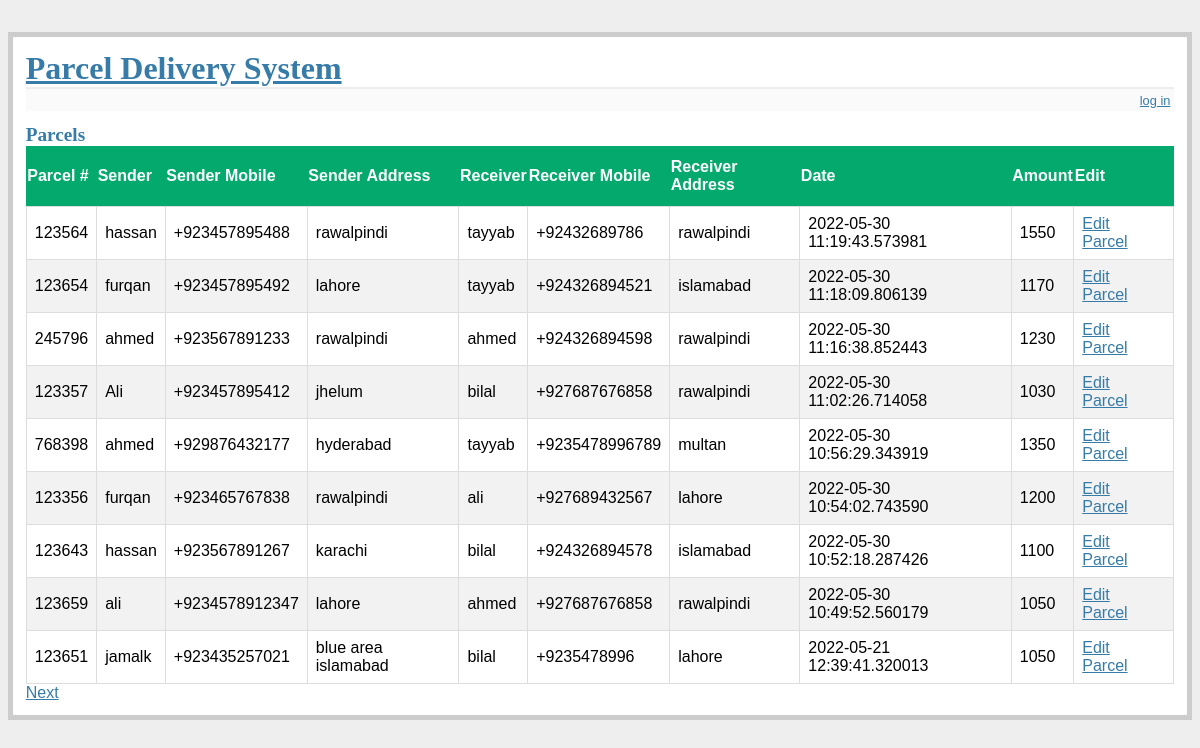
The app's page /parcels/, older data.
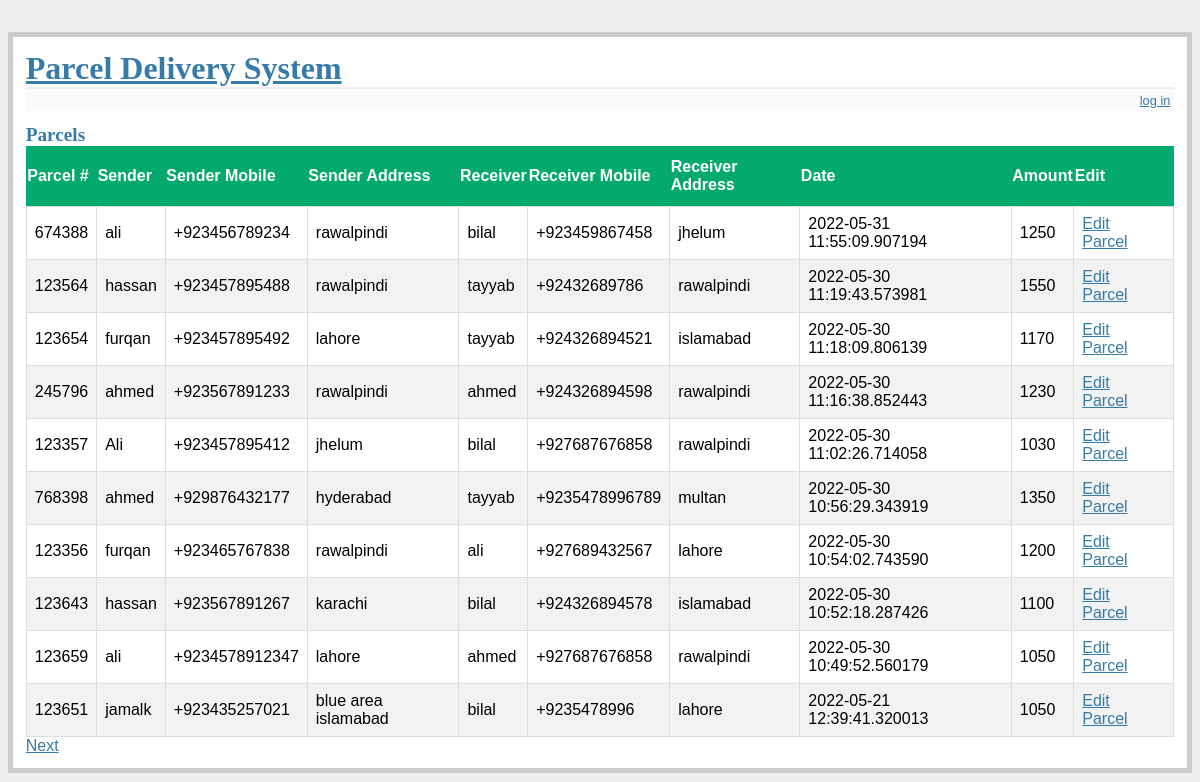
The same page, newer data.
### app.py (models this page shows, shortened)
class BaseModel(Model):
    class Meta:
        database = database

class Parcel(BaseModel):
    user = ForeignKeyField(User, backref='parcels')
    parcelnumber = TextField()
    sendername = TextField()
    sendermobilenumber = TextField()
    senderaddress = TextField()
    receivername = TextField()
    receivermobilenumber = TextField()
    receiveraddress = TextField()
    parcelweight = DecimalField()
    amount = DecimalField()
    pub_date = DateTimeField()
    destination_branch = IntegerField()
    is_received_at_destination = BitField()
    is_delivered_to_receiever = BitField()

### app.py (the view)
@app.route('/parcels/')
def parcels():
    parcels = Parcel.select().order_by(Parcel.pub_date.desc())
    return object_list('parcels.html', parcels, 'parcel_list')

### app.py (called while the page is built)
def get_current_user():
    if session.get('logged_in'):
        return User.get(User.id == session['user_id'])

def object_list(template_name, qr, var_name='object_list', **kwargs):
    kwargs.update(
        page=int(request.args.get('page', 1)),
        pages=qr.count() / 4 + 1)
    kwargs[var_name] = qr.paginate(kwargs['page'])
    return render_template(template_name, **kwargs)

@app.before_request
def before_request():
    g.db = database
    g.db.connect(reuse_if_open = True)

@app.after_request
def after_request(response):
    g.db.close()
    return response

@app.context_processor
def _inject_user():
    return {'current_user': get_current_user()}

### templates/parcels.html
{% extends "layout.html" %}
{% block body %}
  <h2>Parcels</h2>
<table id="parcels">
    <thead>
    <tr>
        <th>Parcel #</th>
        <th>Sender</th>
        <th>Sender Mobile</th>
        <th>Sender Address</th>
        <th>Receiver</th>
       <th>Receiver Mobile</th>
        <th>Receiver Address</th>
         <th>Date</th>
       <th>Amount</th>
        <th>Edit</th>
    </tr>
    </thead>
    <tbody>
    {% for parcel in parcel_list %}
      {% include "includes/parcel.html" %}
    {% endfor %}
      </tbody>
</table>
  {% include "includes/pagination.html" %}
{% endblock %}

### templates/includes/parcel.html
<tr>
 <td class="parcel-content">{{ parcel.parcelnumber }}</td>
 <td class="parcel-content">{{ parcel.sendername }}</td>
 <td class="parcel-content">{{ parcel.sendermobilenumber }}</td>
 <td class="parcel-content">{{ parcel.senderaddress }}</td>
 <td class="parcel-content">{{ parcel.receivername }}</td>
 <td class="parcel-content">{{ parcel.receivermobilenumber }}</td>
 <td class="parcel-content">{{ parcel.receiveraddress }}</td>
 <td class="parcel-content">{{ parcel.pub_date|urlize }}</td>
<td class="parcel-content">{{ parcel.amount }}</td>
  <td class="parcel-content">
    <a class="avatar" href="{{ url_for('editparcel' , id=parcel.id) }}">
    Edit Parcel
    </a>
  </td>
</tr>

Row changes from the older to the newer data that the page shows:
added Parcel: parcelnumber "674388", sendername "ali", sendermobilenumber "+923456789234", senderaddress "rawalpindi", receivername "bilal", receivermobilenumber "+923459867458", receiveraddress "jhelum", pub_date "2022-05-31 11:55:09.907194", amount "1250"
